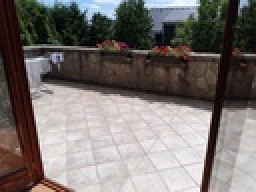
%> input picture lab03 - hough transform, histogram/input/terasz.jpg, 128 x 96 px, shrunk from 4608 x 3456 before the run (shown 2 times larger)
$ octave my_edge_detector.m   (GNU Octave 9; MATLAB toolbox functions it lacks are replaced by stand-ins)
%> lines starting %> are read from the running program, lines starting %| are printed output that depends on the picture; in (x1, y1, x2, y2) boxes, pixels count from 0 and x2, y2 are one past the last pixel; in counts of white or black regions, pixels touching at a corner belong together; the program's own positions count from 1
### lab03 - hough transform, histogram/my_hough.m
function [H] = my_hough(input_img)
    I = input_img;
    sI = size(I); % n x m -- matrix-like representation
    r_max = round(sqrt(sI(1)*sI(1) + sI(2)*sI(2))) + 1;
    H = zeros(r_max, 180); % r x theta

    for x = 1:sI(1)
        for y = 1:sI(2)
            if(I(x,y) ~= 0)
                for theta = 1:180
                    r_val = round(x*cosd(theta) + y*sind(theta));
                    %if r_val == 0
                    %    r_val = 1;
                    %end
                    if(r_val > 0)
                        H(r_val,theta) = H(r_val,theta) + 1;
                    end
                end
            end
        end
    end


end

### lab03 - hough transform, histogram/non_max_sup.m
function [r_vect, t_vect] = non_max_sup(H, k, p)

r_vect = zeros(k);
t_vect = zeros(k);

    for i = 1:k
        [max_values_in_columns, arg_of_max_values_in_columns] = max(H); % the reult is 2 rowvectors
        [maxima, t_max] = max(max_values_in_columns);
        r_max = arg_of_max_values_in_columns(t_max);
        r_vect(i) = r_max;
        t_vect(i) = t_max;

        % Kinullazasa H-nak r,t_max középponttal p körnnyezetben
        x1 = max([r_max-p, 1]);
        x2 = min([r_max+p, size(H, 1)]);
        y1 = max([t_max-p, 1]);
        y2 = min([t_max+p, size(H, 2)]);
        H(x1:x2, y1:y2) = 0;
    end

end

### lab03 - hough transform, histogram/my_edge_detector.m
%I = imread('input/Visegrad.jpg');
I = imread('input/terasz.jpg');
%> I is the input picture: size 96x128x3 uint8; mean R, G, B 119.6, 113.2, 110.4
J = rgb2gray(I);
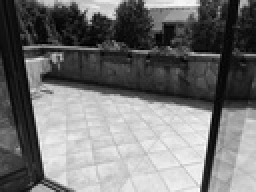
%> J: size 96x128 uint8 (shown 2 times larger); min 0, max 251, mean 114.8
J = mat2gray(J);
%> J: size 96x128 double

% Threshold values -- you can play with them
canny_th       =  0.40;
non_max_sup__k =  7;
non_max_sup__p = 30;


% Canny edge detector
E = edge(J, 'Canny', canny_th);
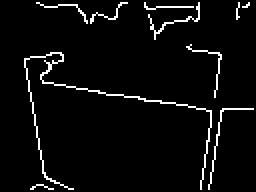
%> E: size 96x128 logical (shown 2 times larger); 4.3% white in thin lines or dots, all inside (x1, y1, x2, y2) = (12, 1, 127, 95)

% Hough transforma
H = my_hough(E);
%> after the loop in my_hough, `for x = 1:sI(1)`:
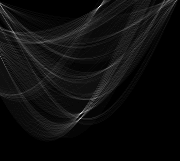
%> H: size 161x180 double; min 0, max 50, mean 2.7; drawn with min black and max white
%> after the loop in my_hough, `for x = 1:sI(1)`: r_val = -95

[R, T] = non_max_sup(H, non_max_sup__k, non_max_sup__p);
%> the loop in non_max_sup, `for i = 1:k` made 7 passes
%> (maxima, t_max, r_max, x1, x2, y1, y2) on passes 1 to 7: (50, 100, 7, 1, 37, 70, 130), (45, 81, 114, 84, 144, 51, 111), (29, 2, 7, 1, 37, 1, 32), (23, 176, 2, 1, 32, 146, 180), (22, 1, 57, 27, 87, 1, 31), (21, 111, 67, 37, 97, 81, 141), (19, 42, 43, 13, 73, 12, 72)
%> after the loop in non_max_sup, `for i = 1:k`:
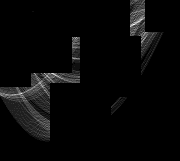
%> H: size 161x180 double; min 0, max 17, mean 0.533; drawn with min black and max white
%> after the loop in non_max_sup, `for i = 1:k`: r_vect = [7 0 0 0 0 0 0; 114 0 0 0 0 0 0; 7 0 0 0 0 0 0; 2 0 0 0 0 0 0; 57 0 0 0 0 0 0; 67 0 0 0 0 0 0; 43 0 0 0 0 0 0]; t_vect = [100 0 0 0 0 0 0; 81 0 0 0 0 0 0; 2 0 0 0 0 0 0; 176 0 0 0 0 0 0; 1 0 0 0 0 0 0; 111 0 0 0 0 0 0; 42 0 0 0 0 0 0]
%> R has the same summary as r_vect in non_max_sup; T has the same summary as t_vect in non_max_sup

% Plotting
figure(2);

subplot(2, 2, 1);
imshow(I);
title('Original image');

subplot(2, 2, 2);
imshow(E);
title(strcat('Canny edges result (th=', num2str(canny_th), ')'));

subplot(2, 2, 3);
imagesc(H); xlabel('\theta'); ylabel('r');
title('Hough space and the selected maxima');
hold on;
for k=1:numel(T)
    rectangle('Position', [T(k)-5, R(k)-25, 10, 50], 'EdgeColor', 'w');
end

subplot(2, 2, 4);
imshow(I);
title('Detected lines');
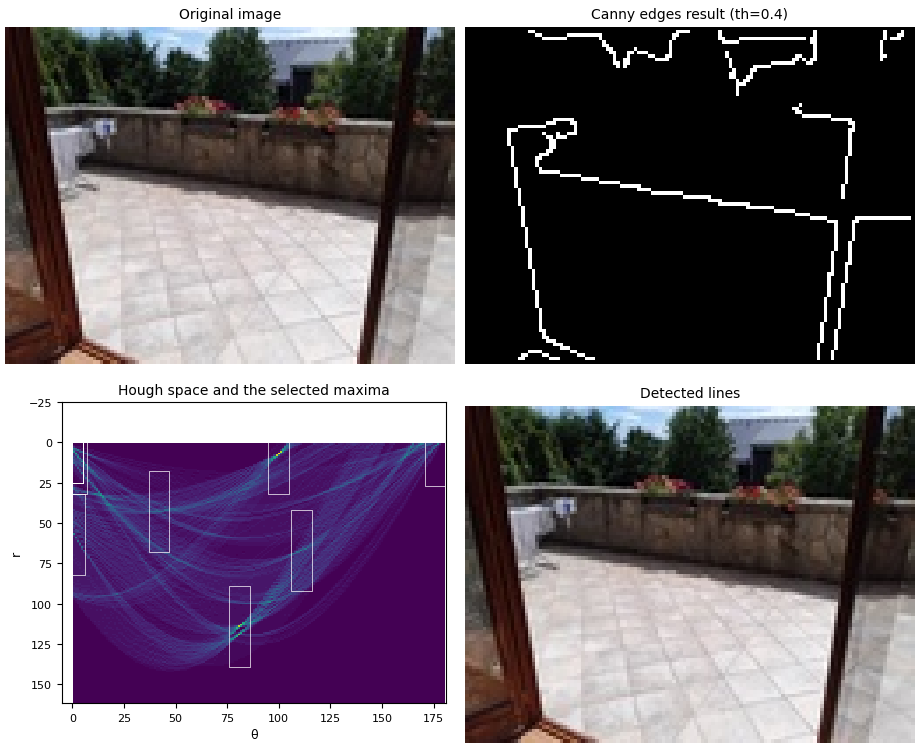
%> figure redrawn from the program's plot data, 4 panels
hold on;
draw_lines(R, T);
% [9 lines not run here, left out]
function draw_lines(r, theta)
    ax = gca;
%> (the run ends here)
